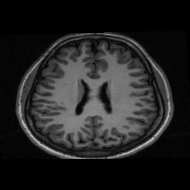
#> input picture mr_03.png, 190 x 190 px, found by its file name
$ python mri.py
#> lines starting #> are read from the running program, lines starting #| are printed output that depends on the picture; after the words box and inside, x2 and y2 are one past the last pixel; in counts of white or black regions, pixels touching at a corner belong together
import cv2
import numpy as np
import matplotlib.pyplot as plt
from skimage.filters import threshold_multiotsu
#from osum import tanimoto

#loading grayscale image
img = cv2.imread(r"D:\Desktop\FAKS\OBRADA SLIKE\MR_segment\mr_03.png", 0)  # Load as grayscale
#> img is the input picture: shape (190, 190); min 0, max 211, mean 34.5

# multi-thresholding (Otsu)
# Calculate the thresholds for 3 regions ??? (background, tissue 1, tissue 2, tissue 3) ako stavim 3 klase, dobijem 2
thresholds = threshold_multiotsu(img, classes=4)  # 4 classes (3 tissues + background>)
#> thresholds = [22, 56, 94]

#segmentacija pragom
regions = np.digitize(img, bins=thresholds)
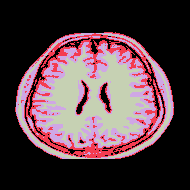
#> regions: shape (190, 190) int64; 4 distinct labels, from 0 to 3; one colour per label, 0 black

#binarne maske
tissue1_mask = (regions == 1).astype(np.uint8) * 255
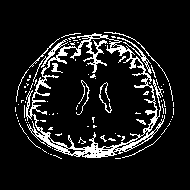
#> tissue1_mask: shape (190, 190); 10.5% white in thin lines or dots, all inside (x1, y1, x2, y2) = (15, 32, 174, 159)
tissue2_mask = (regions == 2).astype(np.uint8) * 255
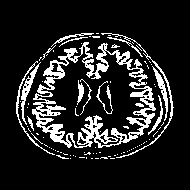
#> tissue2_mask: shape (190, 190); 14.3% white; 91 white regions (76 under 20 px), largest, box (x1, y1, x2, y2) and area: (32, 42, 156, 148) 3283, (101, 33, 174, 158) 323, (21, 62, 41, 125) 246
tissue3_mask = (regions == 3).astype(np.uint8) * 255
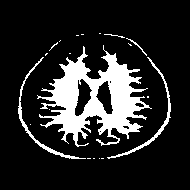
#> tissue3_mask: shape (190, 190); 15.8% white; 20 white regions (15 under 20 px), largest, box (x1, y1, x2, y2) and area: (37, 45, 152, 147) 4837, (18, 57, 86, 159) 383, (107, 57, 171, 159) 377, (126, 38, 147, 56) 40, (104, 34, 125, 38) 24

# jet colormap - visualization
# nije dobro - hocu da mi plava bude crna a crvena bela, neka je greska
colored_img = cv2.applyColorMap(img, cv2.COLORMAP_JET)
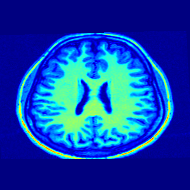
#> colored_img: shape (190, 190, 3); mean B, G, R 172.8, 65.7, 13.5


#grayscale to RGB
img_rgb = cv2.cvtColor(img, cv2.COLOR_GRAY2RGB)

colored_img[regions == 1] = [255, 0, 0]  # Red for tissue 1
colored_img[regions == 2] = [0, 255, 0]  # Green for tissue 2
colored_img[regions == 3] = [0, 0, 255]  # Blue for tissue 3
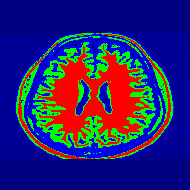
#> colored_img: shape (190, 190, 3); mean B, G, R 110, 36.4, 40.4

# histograms
tissue1_pixels = img[regions == 1]
#> tissue1_pixels = 3795 values, max 54 at index 19, min 22 at index 9, mean 39.42
tissue2_pixels = img[regions == 2]
#> tissue2_pixels = 5147 values, max 91 at index 15, min 56 at index 69, mean 70.31
tissue3_pixels = img[regions == 3]
#> tissue3_pixels = 5714 values, max 211 at index 5304, min 94 at index 1, mean 117.1


hist_tissue0, bins_tissue0 = np.histogram(img, bins=256, range=(0,255))
#> hist_tissue0 = 256 values, max 12271 at index 0, min 0 at index 1, mean 141; bins_tissue0 = 257 values from 0 to 255
hist_tissue1, bins_tissue1 = np.histogram(tissue1_pixels, bins=256, range=(0, 255))
#> hist_tissue1 = 256 values, max 348 at index 54, min 0 at index 0, mean 14.82; bins_tissue1 = 257 values from 0 to 255
hist_tissue2, bins_tissue2 = np.histogram(tissue2_pixels, bins=256, range=(0, 255))
#> hist_tissue2 = 256 values, max 431 at index 58, min 0 at index 0, mean 20.11; bins_tissue2 = 257 values from 0 to 255
hist_tissue3, bins_tissue3 = np.histogram(tissue3_pixels, bins=256, range=(0, 255))
#> hist_tissue3 = 256 values, max 484 at index 114, min 0 at index 0, mean 22.32; bins_tissue3 = 257 values from 0 to 255


#plotting
plt.figure(figsize=(12, 12))

# original grayscale MRI
plt.subplot(2, 4, 1)
plt.title("Original Grayscale MRI")
plt.imshow(img, cmap='gray')
plt.axis('off')

# tissue masks subplot
plt.subplot(2, 4, 2)
plt.title("Tissue 1")
plt.imshow(tissue1_mask, cmap='gray')
plt.axis('off')

plt.subplot(2, 4, 3)
plt.title("Tissue 2")
plt.imshow(tissue2_mask, cmap='gray')
plt.axis('off')

plt.subplot(2, 4, 4)
plt.title("Tissue 3")
plt.imshow(tissue3_mask, cmap='gray')
plt.axis('off')

plt.subplot(2, 4, 5)
plt.title("Original Histogram")
plt.plot(bins_tissue0[:-1], hist_tissue0, color='m')
plt.xlim([-10, 255])

# Display the histograms
plt.subplot(2, 4, 6)
plt.title("Tissue 1 Histogram")
plt.plot(bins_tissue1[:-1], hist_tissue1, color='r')
plt.xlim([0, 255])
plt.ylim([0, 500])

plt.subplot(2, 4, 7)
plt.title("Tissue 2 Histogram")
plt.plot(bins_tissue2[:-1], hist_tissue2, color='g')
plt.xlim([0, 255])
plt.ylim([0, 500])

plt.subplot(2, 4, 8)
plt.title("Tissue 3 Histogram")
plt.plot(bins_tissue3[:-1], hist_tissue3, color='b')
plt.xlim([0, 255])
plt.ylim([0, 500])

# Display the colored segmented overlay
plt.figure(figsize=(8, 8))
plt.title("Overlay of Segmented Tissues")
plt.imshow(colored_img)
plt.axis('off')

plt.tight_layout()
plt.show()
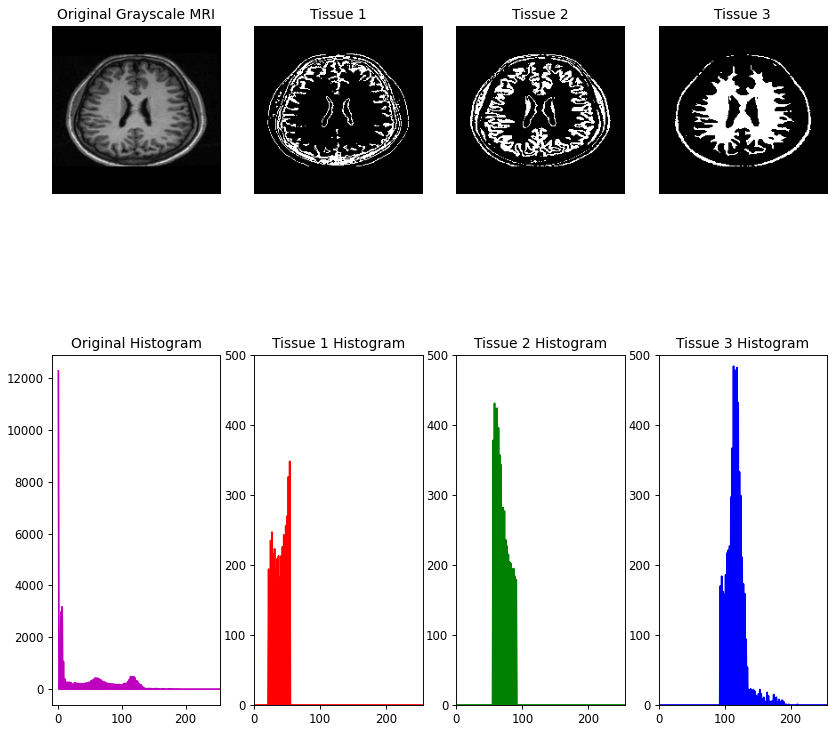
#> figure drawn by matplotlib, 8 panels; panel 5: curve peaks at x = 0, y = 12271; panel 6: curve peaks at x = 53.79, y = 348; panel 7: curve peaks at x = 57.77, y = 431; panel 8: curve peaks at x = 113.6, y = 484

# [153 lines of commented-out code are left out]
